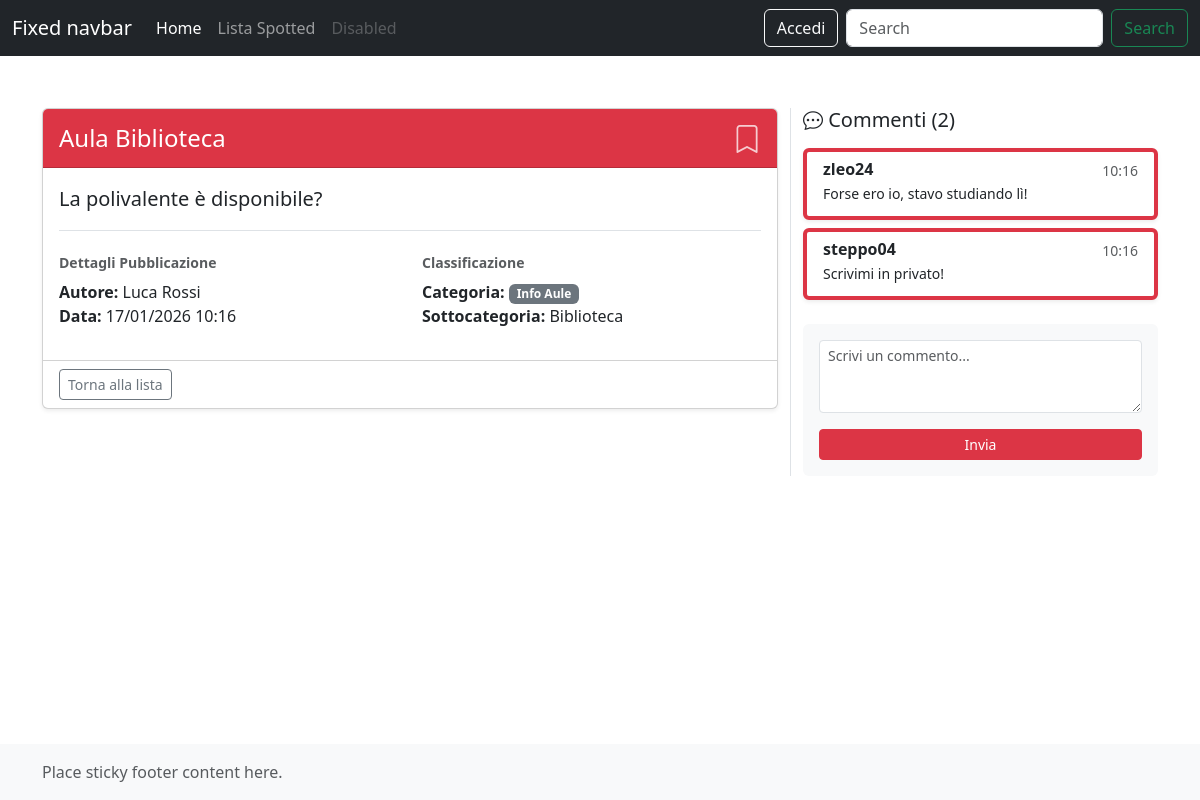
The page /dettaglio-spot.php?id=1 on the database its author committed.
### tables this page shows
CREATE TABLE SPOT (
    idSpot INT AUTO_INCREMENT PRIMARY KEY,
    titolo VARCHAR(255) NOT NULL,
    testo TEXT NOT NULL,
    dataInserimento DATETIME DEFAULT CURRENT_TIMESTAMP,
    stato ENUM('in_attesa', 'approvato', 'rifiutato') DEFAULT 'in_attesa',
    idCategoria INT NOT NULL,
    idSottoCategoria INT,
    usernameUtente VARCHAR(100),
    usernameAdminApprovato VARCHAR(100) NULL, 
    dataApprovazione DATETIME NULL,

    FOREIGN KEY (idCategoria) REFERENCES CATEGORIE(idCategoria),
    FOREIGN KEY (idSottoCategoria) REFERENCES SOTTOCATEGORIE(idSottoCategoria) ON DELETE SET NULL,
    FOREIGN KEY (usernameUtente) REFERENCES UTENTI(username) ON DELETE SET NULL,
    FOREIGN KEY (usernameAdminApprovato) REFERENCES UTENTI(username) ON DELETE SET NULL
);

CREATE TABLE UTENTI (
    username VARCHAR(100) PRIMARY KEY,
    nome VARCHAR(100) NOT NULL,
    cognome VARCHAR(100) NOT NULL,
    password VARCHAR(255) NOT NULL,
    stato ENUM('attivo', 'bloccato') DEFAULT 'attivo',
    idTipo INT NOT NULL, 

    FOREIGN KEY (idTipo) REFERENCES TIPI_UTENTI(idTipo) ON DELETE CASCADE
);

CREATE TABLE CATEGORIE (
    idCategoria INT AUTO_INCREMENT PRIMARY KEY,
    nome VARCHAR(100) UNIQUE NOT NULL
);

CREATE TABLE SOTTOCATEGORIE (
    idSottoCategoria INT AUTO_INCREMENT PRIMARY KEY,
    nome VARCHAR(100) NOT NULL,
    idCategoria INT NOT NULL,

    UNIQUE (nome, idCategoria),
    FOREIGN KEY (idCategoria) REFERENCES CATEGORIE(idCategoria) ON DELETE CASCADE
);

CREATE TABLE COMMENTI (
    idCommento INT AUTO_INCREMENT PRIMARY KEY,
    testo TEXT NOT NULL,
    dataPubblicazione DATETIME DEFAULT CURRENT_TIMESTAMP,
    idSpot INT NOT NULL,
    usernameUtente VARCHAR(100) NOT NULL,
    idCommentoRisposto INT DEFAULT NULL,

    FOREIGN KEY (idSpot) REFERENCES SPOT(idSpot) ON DELETE CASCADE,
    FOREIGN KEY (usernameUtente) REFERENCES UTENTI(username) ON DELETE CASCADE,
    FOREIGN KEY (idCommentoRisposto) REFERENCES COMMENTI(idCommento) ON DELETE CASCADE
);

### dettaglio-spot.php (called while the page is built)
<?php
require_once 'bootstrap.php';
$templateParams["titolo"] = "Spotted - Dettaglio spot";
$templateParams["nome"] = "spot.php";
$idSpot = $_GET["id"];
if (!empty($idSpot)) {
    $templateParams["spot"] = $dbh->getSpotInfo($idSpot);
    $templateParams["commenti"] = $dbh->getComments($idSpot);
}
require 'template/base.php';
?>

### db/database.php (called while the page is built, shortened)
<?php
class DatabaseHelper
{
    private $db;
    public function __construct($servername, $username, $password, $dbname, $port)
    {
        $this->db = new mysqli($servername, $username, $password, $dbname, $port);
    }
    public function getSpotInfo($idSpot)
    {
        $query = "SELECT S.*, C.nome AS nomeCategoria, SC.nome AS nomeSottoCategoria,
                        U.nome AS nomeAutore, U.cognome AS cognomeAutore
                        FROM SPOT S
                        JOIN CATEGORIE C ON S.idCategoria = C.idCategoria
                        LEFT JOIN SOTTOCATEGORIE SC ON S.idSottoCategoria = SC.idSottoCategoria
                        LEFT JOIN UTENTI U ON S.usernameUtente = U.username
                        WHERE S.stato = 'approvato' AND S.idSpot = ?";
        $stmt = $this->db->prepare($query);
        $stmt->bind_param("i", $idSpot);
        $stmt->execute();
        $result = $stmt->get_result();
        return $result->fetch_assoc();
    }
    public function getComments($idSpot)
    {
        $query = "SELECT C.*, U.nome, U.cognome
              FROM COMMENTI C
              JOIN UTENTI U ON C.usernameUtente = U.username
              WHERE C.idSpot = ?
              ORDER BY C.dataPubblicazione ASC";
        $stmt = $this->db->prepare($query);
        $stmt->bind_param("i", $idSpot);
        $stmt->execute();
        $result = $stmt->get_result();
        return $result->fetch_all(MYSQLI_ASSOC);
    }
}
?>

### bootstrap.php (called while the page is built, shortened)
<?php
require_once("db/database.php");
$dbh = new DatabaseHelper("localhost", "root", "", "spotted", 3306);
?>

### template/spot.php (the view, shortened to what this page needs)
<section class="container mt-5">
    <div class="row">
        <div class="col-md-8">
            <article class="card shadow-sm mb-4" >
                <div class="card-header bg-danger text-white d-flex justify-content-between align-items-center">
                <h1 class="h4 mb-0"><?php echo htmlspecialchars($templateParams["spot"]["titolo"]); ?></h1>
                <?php
                $iconaClass = "bi-bookmark";
                ?>
                <?php if(isset($_SESSION["username"])): ?>
                    <a href="salva-spot.php?id=<?php echo $templateParams['spot']['idSpot']; ?>" class="text-white">
                        <i class="bi <?php echo $iconaClass; ?> fs-3"></i>
                    </a>
                <?php else: ?>
                    <a href="login.php" class="text-white opacity-75" title="Accedi per salvare">
                        <i class="bi <?php echo $iconaClass; ?> fs-3"></i>
                    </a>
                <?php endif; ?>
            </div>
                <div class="card-body">
                    <p class="lead border-bottom pb-3">
                        <?php echo htmlspecialchars($templateParams["spot"]["testo"]); ?>
                    </p>
                    <div class="row mt-4">
                        <div class="col-sm-6">
                            <h2 class="h6 text-muted small fw-bold">Dettagli Pubblicazione</h2>
                            <ul class="list-unstyled">
                                <li><strong>Autore:</strong> <?php echo htmlspecialchars($templateParams["spot"]["nomeAutore"] . " " . $templateParams["spot"]["cognomeAutore"]); ?></li>
                                <li><strong>Data:</strong> <?php echo date("d/m/Y H:i", strtotime($templateParams["spot"]["dataInserimento"])); ?></li>
                            </ul>
                        </div>
                        <div class="col-sm-6">
                            <h2 class="h6 text-muted small fw-bold">Classificazione</h2>
                            <ul class="list-unstyled">
                                <li><strong>Categoria:</strong> <span class="badge bg-secondary"><?php echo htmlspecialchars($templateParams["spot"]["nomeCategoria"]); ?></span></li>
                                <li><strong>Sottocategoria:</strong> <?php echo htmlspecialchars($templateParams["spot"]["nomeSottoCategoria"] ?? 'Nessuna'); ?></li>
                            </ul>
                        </div>
                    </div>
                </div>
                <div class="card-footer bg-transparent d-flex justify-content-between align-items-center">
    <a href="lista-categoria.php" class="btn btn-outline-secondary btn-sm">Torna alla lista</a>
</div>
            </article>
        </div>
        <div class="col-md-4 border-start">
            <aside>
                <h3 class="h5 mb-3"><i class="bi bi-chat-dots"></i> Commenti (<?php echo count($templateParams["commenti"]); ?>)</h3>
                <div class="list-group mb-3">
                    <?php if(count($templateParams["commenti"]) > 0): ?>
                        <?php foreach($templateParams["commenti"] as $commento): ?>
                            <div class="list-group-item border-start border-danger border-4 mb-2 shadow-sm rounded">
                                <div class="d-flex justify-content-between">
                                    <h6 class="mb-1 fw-bold"><?php echo htmlspecialchars($commento["usernameUtente"]); ?></h6>
                                    <small class="text-muted"><?php echo date("H:i", strtotime($commento["dataPubblicazione"])); ?></small>
                                </div>
                                <p class="mb-1 small"><?php echo htmlspecialchars($commento["testo"]); ?></p>
                            </div>
                        <?php endforeach; ?>
                    <?php else: ?>
                        <p class="text-muted">Ancora nessun commento. Sii il primo!</p>
                    <?php endif; ?>
                </div>
                <div class="card card-body bg-light border-0">
                    <form action="aggiungi-commento.php" method="POST">
                        <div class="mb-3">
                            <textarea class="form-control form-control-sm" name="testo" id="commento" rows="3" placeholder="Scrivi un commento..."></textarea>
                        </div>
                        <button type="submit" class="btn btn-danger btn-sm w-100">Invia</button>
                    </form>
                </div>
            </aside>
        </div>
    </div>
</section>

### rows shown on the page
spot: titolo "Aula Biblioteca", testo "La polivalente è disponibile?", usernameUtente.cognome "Luca Rossi", dataInserimento "17/01/2026 10:16", idCategoria.nome "Info Aule", idSottoCategoria.nome "Biblioteca"
commenti: usernameUtente "zleo24", dataPubblicazione "10:16", testo "Forse ero io, stavo studiando lì!"
commenti: usernameUtente "steppo04", dataPubblicazione "10:16", testo "Scrivimi in privato!"

### other values the page prints
count($templateParams["commenti"]) "2"
